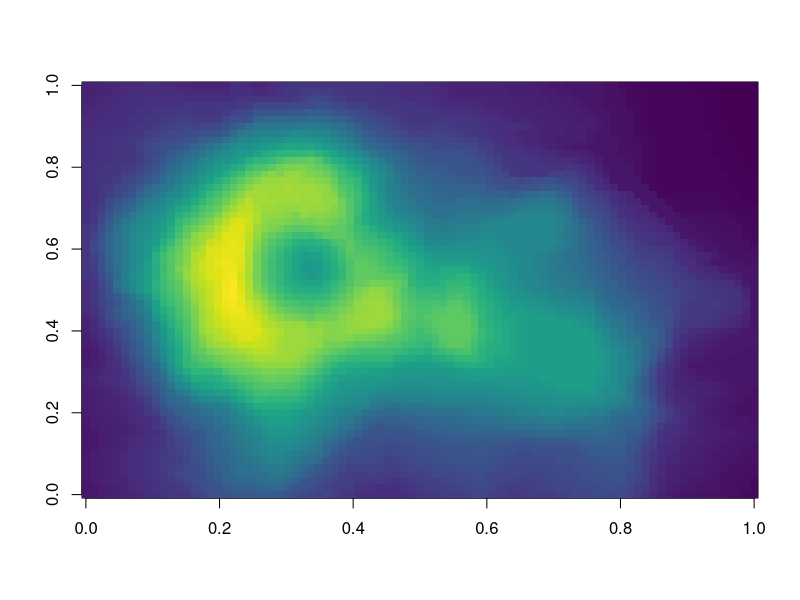
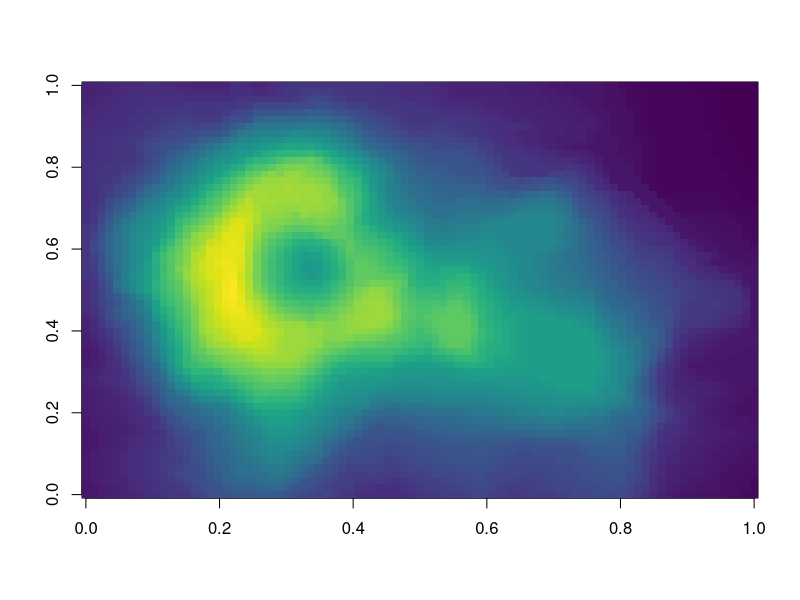
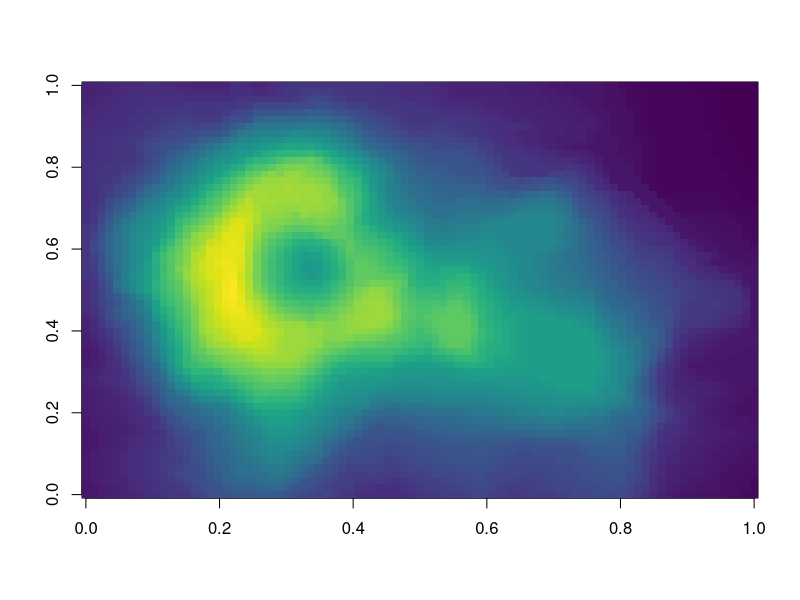

Generate these figures, in order, with R:
## ---- chunk 1
library(tidyverse)
library(viridis)
knitr::opts_chunk$set(echo = TRUE)
## ---- chunk 2
image(volcano, col = viridis(200))
## ---- chunk 3
image(volcano, col = viridis(200))
## ---- chunk 4
image(volcano, col = viridis(200))
